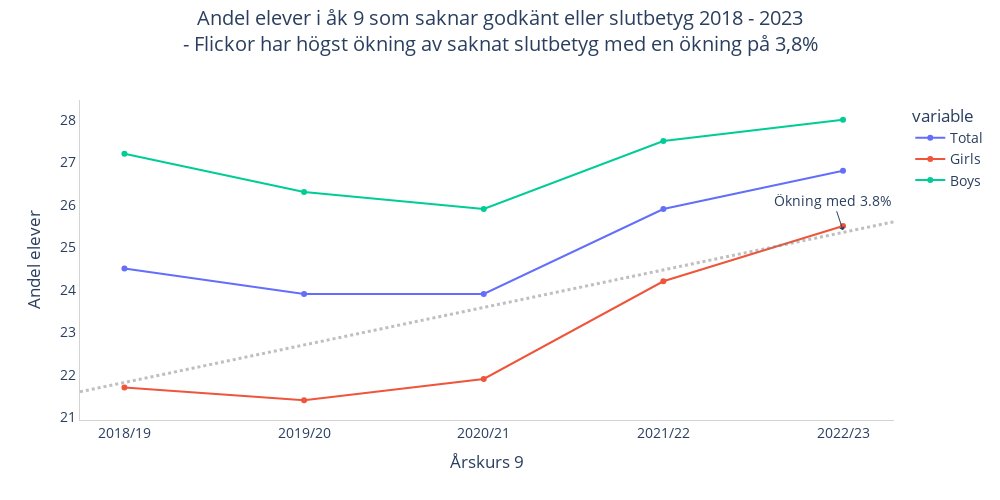

The notebook cell saved with this chart:
### Code cell
# A) Rita ett linjediagram för andel elever som saknar godkänt betyg i ett eller fler ämnen för läsår 18-23. Ta med totalt,
# flickor och pojkar i samma graf.

years = data_1B["Läsår"]
import plotly.express as px
import plotly.graph_objects as go

# Creates a new DataFrame for Plotly
df_plotly = pd.DataFrame({
    "Year": years,
    "Total": total_F.tolist(),
    "Girls": girls_F_grade.tolist(),
    "Boys": boys_F_grade.tolist()})

# Plotly Express line plot
fig = px.line(df_plotly, x="Year", y=["Total", "Girls", "Boys"], markers=True, 
              title="Andel elever som saknar godkänt eller slutbetyg 2018 - 2023",
              labels={"Year": "Årskurs 9", "value": "Andel elever"})

fig.update_layout(
    title={
        "text": "Andel elever i åk 9 som saknar godkänt eller slutbetyg 2018 - 2023<br>"
                "- Flickor har högst ökning av saknat slutbetyg med en ökning på 3,8%",
        # Adjusts text and changes the vertical position of the title
        "y": 0.95,
        # Adjusts text and changes the horisontal position of the title
        "x": 0.5,
        "xanchor": "center",
        "yanchor": "top",
        "font_size": 20})

# Adds legend
fig.update_layout(showlegend=True)
fig.update_layout(plot_bgcolor="white", paper_bgcolor="white")

# Removes top- and right axis
fig.update_layout(xaxis=dict(showline=True, showgrid=False, linecolor="Lightgray", linewidth=1),
                  yaxis=dict(showline=True, showgrid=False, linecolor="Lightgray", linewidth=1))

# Inspo from plotly.com
fig.add_shape(
    type="line", line_color="gray", line_width=3, opacity=0.5, line_dash="dot",
    x0=0, x1=1, xref="paper", y0=21.6, y1=25.6, yref="y")

# adds text with an arrow
fig.add_annotation(text="Ökning med 3.8%", x="2022/23", y=25.4, arrowhead=1, showarrow=True)

fig.update_layout(height=500, width=1000)
fig.update_layout(font=dict(size=14))

fig.show()

### Figure 1 — Plotly figure (JSON) as saved in the notebook; plotly's stock layout.template omitted (floating-point values rounded to 4 significant figures)
{"data": [{"hovertemplate": "variable=Total<br>Årskurs 9=%{x}<br>Andel elever=%{y}<extra></extra>", "legendgroup": "Total", "line": {"color": "#636efa", "dash": "solid"}, "marker": {"symbol": "circle"}, "mode": "lines+markers", "name": "Total", "orientation": "v", "showlegend": true, "type": "scatter", "x": ["2018/19", "2019/20", "2020/21", "2021/22", "2022/23"], "xaxis": "x", "y": [24.5, 23.9, 23.9, 25.9, 26.8], "yaxis": "y"}, {"hovertemplate": "variable=Girls<br>Årskurs 9=%{x}<br>Andel elever=%{y}<extra></extra>", "legendgroup": "Girls", "line": {"color": "#EF553B", "dash": "solid"}, "marker": {"symbol": "circle"}, "mode": "lines+markers", "name": "Girls", "orientation": "v", "showlegend": true, "type": "scatter", "x": ["2018/19", "2019/20", "2020/21", "2021/22", "2022/23"], "xaxis": "x", "y": [21.7, 21.4, 21.9, 24.2, 25.5], "yaxis": "y"}, {"hovertemplate": "variable=Boys<br>Årskurs 9=%{x}<br>Andel elever=%{y}<extra></extra>", "legendgroup": "Boys", "line": {"color": "#00cc96", "dash": "solid"}, "marker": {"symbol": "circle"}, "mode": "lines+markers", "name": "Boys", "orientation": "v", "showlegend": true, "type": "scatter", "x": ["2018/19", "2019/20", "2020/21", "2021/22", "2022/23"], "xaxis": "x", "y": [27.2, 26.3, 25.9, 27.5, 28], "yaxis": "y"}], "layout": {"annotations": [{"arrowhead": 1, "showarrow": true, "text": "Ökning med 3.8%", "x": "2022/23", "y": 25.4}], "font": {"size": 14}, "height": 500, "legend": {"title": {"text": "variable"}, "tracegroupgap": 0}, "paper_bgcolor": "white", "plot_bgcolor": "white", "shapes": [{"line": {"color": "gray", "dash": "dot", "width": 3}, "opacity": 0.5, "type": "line", "x0": 0, "x1": 1, "xref": "paper", "y0": 21.6, "y1": 25.6, "yref": "y"}], "showlegend": true, "title": {"font": {"size": 20}, "text": "Andel elever i åk 9 som saknar godkänt eller slutbetyg 2018 - 2023<br>- Flickor har högst ökning av saknat slutbetyg med en ökning på 3,8%", "x": 0.5, "xanchor": "center", "y": 0.95, "yanchor": "top"}, "width": 1000, "xaxis": {"anchor": "y", "domain": [0, 1], "linecolor": "Lightgray", "linewidth": 1, "showgrid": false, "showline": true, "title": {"text": "Årskurs 9"}}, "yaxis": {"anchor": "x", "domain": [0, 1], "linecolor": "Lightgray", "linewidth": 1, "showgrid": false, "showline": true, "title": {"text": "Andel elever"}}}}
